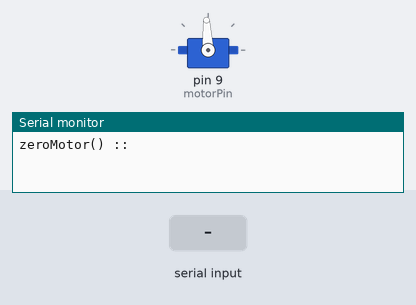
Bench run of a sketch on a simulated Arduino Uno, built with avr-gcc and run on an emulated ATmega328P. On the bench: servo, the last lines printed to the serial monitor. Inputs (shaded band) come from the test bench.

Above: at 3.2 s.
3.3 s: "1" received over Serial
At 3.6 s:
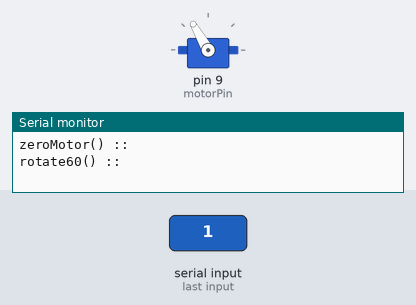
4.8 s: "2" received over Serial
At 6.0 s:
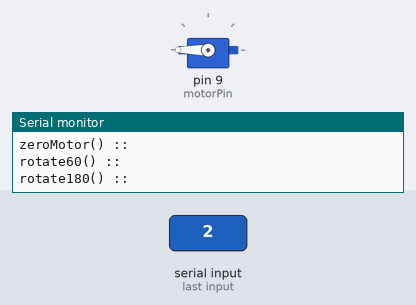
6.3 s: "0" received over Serial
At 7.1 s:
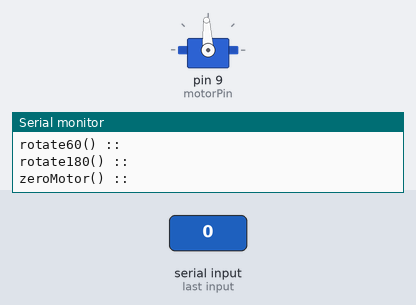
Timing chart, 0 to 9.3 s (numbered marks = the images above; inputs shaded):
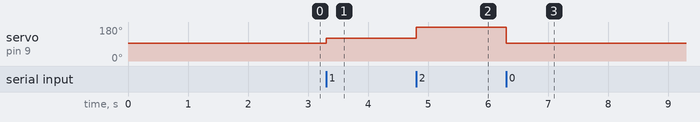

Measured:
- after the input at 3.3 s, servo on pin 9 (motorPin): 93° → 120° at once
- after the input at 4.8 s, servo on pin 9 (motorPin): 120° → 180° at once
- after the input at 6.3 s, servo on pin 9 (motorPin): 180° → 93° at once

The sketch:

bowler.ino
```cpp
// ASMC 04B SERVO MOTOR CONTROL VIA SERIAL MONITOR
//CIRCUIT : RC MODE  : 1ms (JUMPER POsition Refer Datasheet)
// +B -B  (ASMC) : 12 Volt
// GND    (ASMC) - GND (ARDUINO)
// SIGNAL (ASMC) - 9 (ARDUINO)


#include <Servo.h>

Servo motor;
const int motorPin = 9;

const int rotate60Time = 1000;
const int rotate180Time = 1000;

void setup() {
  Serial.begin(115200); // Initialize serial communication
  motor.attach(motorPin);
  zeroMotor(); // Start at zero position
  delay(2000); // Wait for stability
}

void loop() {
  if (Serial.available() > 0) {
    char cmd = Serial.read();
    if (cmd == '0') {
      zeroMotor();
    } else if (cmd == '1') {
      rotate60();
    } else if (cmd == '2') {
      rotate180();
    }
  }
}

void zeroMotor() {
  Serial.println("zeroMotor() :: ");
  motor.writeMicroseconds(1500);
}

void rotate60() {
  Serial.println("rotate60() :: ");
  motor.write(120); // Move to 60 degrees (anticlockwise)
}

void rotate180() {
  Serial.println("rotate180() :: ");
  motor.write(180); // Move to 180 degrees (anticlockwise)
}
```
